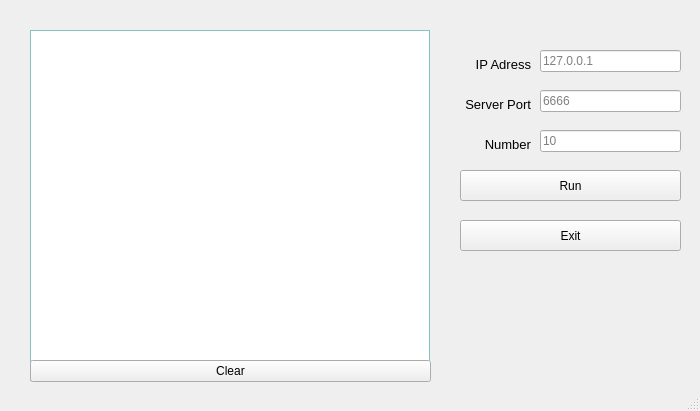
<?xml version="1.0" encoding="UTF-8"?>
<ui version="4.0">
 <class>MainWindow</class>
 <widget class="QMainWindow" name="MainWindow">
  <property name="geometry">
   <rect>
    <x>0</x>
    <y>0</y>
    <width>700</width>
    <height>411</height>
   </rect>
  </property>
  <property name="cursor">
   <cursorShape>ArrowCursor</cursorShape>
  </property>
  <property name="windowTitle">
   <string>MainWindow</string>
  </property>
  <widget class="QWidget" name="centralwidget">
   <widget class="QTextBrowser" name="textBrowser">
    <property name="geometry">
     <rect>
      <x>30</x>
      <y>30</y>
      <width>400</width>
      <height>351</height>
     </rect>
    </property>
    <property name="palette">
     <palette>
      <active>
       <colorrole role="WindowText">
        <brush brushstyle="SolidPattern">
         <color alpha="255">
          <red>0</red>
          <green>0</green>
          <blue>0</blue>
         </color>
        </brush>
       </colorrole>
       <colorrole role="Button">
        <brush brushstyle="SolidPattern">
         <color alpha="255">
          <red>170</red>
          <green>255</green>
          <blue>255</blue>
         </color>
        </brush>
       </colorrole>
       <colorrole role="Light">
        <brush brushstyle="SolidPattern">
         <color alpha="255">
          <red>255</red>
          <green>255</green>
          <blue>255</blue>
         </color>
        </brush>
       </colorrole>
       <colorrole role="Midlight">
        <brush brushstyle="SolidPattern">
         <color alpha="255">
          <red>212</red>
          <green>255</green>
          <blue>255</blue>
         </color>
        </brush>
       </colorrole>
       <colorrole role="Dark">
        <brush brushstyle="SolidPattern">
         <color alpha="255">
          <red>85</red>
          <green>127</green>
          <blue>127</blue>
         </color>
        </brush>
       </colorrole>
       <colorrole role="Mid">
        <brush brushstyle="SolidPattern">
         <color alpha="255">
          <red>113</red>
          <green>170</green>
          <blue>170</blue>
         </color>
        </brush>
       </colorrole>
       <colorrole role="Text">
        <brush brushstyle="SolidPattern">
         <color alpha="255">
          <red>0</red>
          <green>0</green>
          <blue>0</blue>
         </color>
        </brush>
       </colorrole>
       <colorrole role="BrightText">
        <brush brushstyle="SolidPattern">
         <color alpha="255">
          <red>255</red>
          <green>255</green>
          <blue>255</blue>
         </color>
        </brush>
       </colorrole>
       <colorrole role="ButtonText">
        <brush brushstyle="SolidPattern">
         <color alpha="255">
          <red>0</red>
          <green>0</green>
          <blue>0</blue>
         </color>
        </brush>
       </colorrole>
       <colorrole role="Base">
        <brush brushstyle="SolidPattern">
         <color alpha="255">
          <red>255</red>
          <green>255</green>
          <blue>255</blue>
         </color>
        </brush>
       </colorrole>
       <colorrole role="Window">
        <brush brushstyle="SolidPattern">
         <color alpha="255">
          <red>170</red>
          <green>255</green>
          <blue>255</blue>
         </color>
        </brush>
       </colorrole>
       <colorrole role="Shadow">
        <brush brushstyle="SolidPattern">
         <color alpha="255">
          <red>0</red>
          <green>0</green>
          <blue>0</blue>
         </color>
        </brush>
       </colorrole>
       <colorrole role="AlternateBase">
        <brush brushstyle="SolidPattern">
         <color alpha="255">
          <red>212</red>
          <green>255</green>
          <blue>255</blue>
         </color>
        </brush>
       </colorrole>
       <colorrole role="ToolTipBase">
        <brush brushstyle="SolidPattern">
         <color alpha="255">
          <red>255</red>
          <green>255</green>
          <blue>220</blue>
         </color>
        </brush>
       </colorrole>
       <colorrole role="ToolTipText">
        <brush brushstyle="SolidPattern">
         <color alpha="255">
          <red>0</red>
          <green>0</green>
          <blue>0</blue>
         </color>
        </brush>
       </colorrole>
      </active>
      <inactive>
       <colorrole role="WindowText">
        <brush brushstyle="SolidPattern">
         <color alpha="255">
          <red>0</red>
          <green>0</green>
          <blue>0</blue>
         </color>
        </brush>
       </colorrole>
       <colorrole role="Button">
        <brush brushstyle="SolidPattern">
         <color alpha="255">
          <red>170</red>
          <green>255</green>
          <blue>255</blue>
         </color>
        </brush>
       </colorrole>
       <colorrole role="Light">
        <brush brushstyle="SolidPattern">
         <color alpha="255">
          <red>255</red>
          <green>255</green>
          <blue>255</blue>
         </color>
        </brush>
       </colorrole>
       <colorrole role="Midlight">
        <brush brushstyle="SolidPattern">
         <color alpha="255">
          <red>212</red>
          <green>255</green>
          <blue>255</blue>
         </color>
        </brush>
       </colorrole>
       <colorrole role="Dark">
        <brush brushstyle="SolidPattern">
         <color alpha="255">
          <red>85</red>
          <green>127</green>
          <blue>127</blue>
         </color>
        </brush>
       </colorrole>
       <colorrole role="Mid">
        <brush brushstyle="SolidPattern">
         <color alpha="255">
          <red>113</red>
          <green>170</green>
          <blue>170</blue>
         </color>
        </brush>
       </colorrole>
       <colorrole role="Text">
        <brush brushstyle="SolidPattern">
         <color alpha="255">
          <red>0</red>
          <green>0</green>
          <blue>0</blue>
         </color>
        </brush>
       </colorrole>
       <colorrole role="BrightText">
        <brush brushstyle="SolidPattern">
         <color alpha="255">
          <red>255</red>
          <green>255</green>
          <blue>255</blue>
         </color>
        </brush>
       </colorrole>
       <colorrole role="ButtonText">
        <brush brushstyle="SolidPattern">
         <color alpha="255">
          <red>0</red>
          <green>0</green>
          <blue>0</blue>
         </color>
        </brush>
       </colorrole>
       <colorrole role="Base">
        <brush brushstyle="SolidPattern">
         <color alpha="255">
          <red>255</red>
          <green>255</green>
          <blue>255</blue>
         </color>
        </brush>
       </colorrole>
       <colorrole role="Window">
        <brush brushstyle="SolidPattern">
         <color alpha="255">
          <red>170</red>
          <green>255</green>
          <blue>255</blue>
         </color>
        </brush>
       </colorrole>
       <colorrole role="Shadow">
        <brush brushstyle="SolidPattern">
         <color alpha="255">
          <red>0</red>
          <green>0</green>
          <blue>0</blue>
         </color>
        </brush>
       </colorrole>
       <colorrole role="AlternateBase">
        <brush brushstyle="SolidPattern">
         <color alpha="255">
          <red>212</red>
          <green>255</green>
          <blue>255</blue>
         </color>
        </brush>
       </colorrole>
       <colorrole role="ToolTipBase">
        <brush brushstyle="SolidPattern">
         <color alpha="255">
          <red>255</red>
          <green>255</green>
          <blue>220</blue>
         </color>
        </brush>
       </colorrole>
       <colorrole role="ToolTipText">
        <brush brushstyle="SolidPattern">
         <color alpha="255">
          <red>0</red>
          <green>0</green>
          <blue>0</blue>
         </color>
        </brush>
       </colorrole>
      </inactive>
      <disabled>
       <colorrole role="WindowText">
        <brush brushstyle="SolidPattern">
         <color alpha="255">
          <red>85</red>
          <green>127</green>
          <blue>127</blue>
         </color>
        </brush>
       </colorrole>
       <colorrole role="Button">
        <brush brushstyle="SolidPattern">
         <color alpha="255">
          <red>170</red>
          <green>255</green>
          <blue>255</blue>
         </color>
        </brush>
       </colorrole>
       <colorrole role="Light">
        <brush brushstyle="SolidPattern">
         <color alpha="255">
          <red>255</red>
          <green>255</green>
          <blue>255</blue>
         </color>
        </brush>
       </colorrole>
       <colorrole role="Midlight">
        <brush brushstyle="SolidPattern">
         <color alpha="255">
          <red>212</red>
          <green>255</green>
          <blue>255</blue>
         </color>
        </brush>
       </colorrole>
       <colorrole role="Dark">
        <brush brushstyle="SolidPattern">
         <color alpha="255">
          <red>85</red>
          <green>127</green>
          <blue>127</blue>
         </color>
        </brush>
       </colorrole>
       <colorrole role="Mid">
        <brush brushstyle="SolidPattern">
         <color alpha="255">
          <red>113</red>
          <green>170</green>
          <blue>170</blue>
         </color>
        </brush>
       </colorrole>
       <colorrole role="Text">
        <brush brushstyle="SolidPattern">
         <color alpha="255">
          <red>85</red>
          <green>127</green>
          <blue>127</blue>
         </color>
        </brush>
       </colorrole>
       <colorrole role="BrightText">
        <brush brushstyle="SolidPattern">
         <color alpha="255">
          <red>255</red>
          <green>255</green>
          <blue>255</blue>
         </color>
        </brush>
       </colorrole>
       <colorrole role="ButtonText">
        <brush brushstyle="SolidPattern">
         <color alpha="255">
          <red>85</red>
          <green>127</green>
          <blue>127</blue>
         </color>
        </brush>
       </colorrole>
       <colorrole role="Base">
        <brush brushstyle="SolidPattern">
         <color alpha="255">
          <red>170</red>
          <green>255</green>
          <blue>255</blue>
         </color>
        </brush>
       </colorrole>
       <colorrole role="Window">
        <brush brushstyle="SolidPattern">
         <color alpha="255">
          <red>170</red>
          <green>255</green>
          <blue>255</blue>
         </color>
        </brush>
       </colorrole>
       <colorrole role="Shadow">
        <brush brushstyle="SolidPattern">
         <color alpha="255">
          <red>0</red>
          <green>0</green>
          <blue>0</blue>
         </color>
        </brush>
       </colorrole>
       <colorrole role="AlternateBase">
        <brush brushstyle="SolidPattern">
         <color alpha="255">
          <red>170</red>
          <green>255</green>
          <blue>255</blue>
         </color>
        </brush>
       </colorrole>
       <colorrole role="ToolTipBase">
        <brush brushstyle="SolidPattern">
         <color alpha="255">
          <red>255</red>
          <green>255</green>
          <blue>220</blue>
         </color>
        </brush>
       </colorrole>
       <colorrole role="ToolTipText">
        <brush brushstyle="SolidPattern">
         <color alpha="255">
          <red>0</red>
          <green>0</green>
          <blue>0</blue>
         </color>
        </brush>
       </colorrole>
      </disabled>
     </palette>
    </property>
    <property name="frameShadow">
     <enum>QFrame::Sunken</enum>
    </property>
   </widget>
   <widget class="QPushButton" name="btn_Run">
    <property name="geometry">
     <rect>
      <x>460</x>
      <y>170</y>
      <width>221</width>
      <height>31</height>
     </rect>
    </property>
    <property name="text">
     <string>Run</string>
    </property>
    <property name="flat">
     <bool>false</bool>
    </property>
   </widget>
   <widget class="QLineEdit" name="lineEdit_IP_Address">
    <property name="geometry">
     <rect>
      <x>540</x>
      <y>50</y>
      <width>141</width>
      <height>22</height>
     </rect>
    </property>
    <property name="placeholderText">
     <string>127.0.0.1</string>
    </property>
   </widget>
   <widget class="QLabel" name="label_IP_Address">
    <property name="geometry">
     <rect>
      <x>430</x>
      <y>50</y>
      <width>101</width>
      <height>22</height>
     </rect>
    </property>
    <property name="font">
     <font>
      <family>Arial</family>
      <pointsize>10</pointsize>
      <weight>50</weight>
      <bold>false</bold>
     </font>
    </property>
    <property name="text">
     <string>IP Adress</string>
    </property>
    <property name="alignment">
     <set>Qt::AlignBottom|Qt::AlignRight|Qt::AlignTrailing</set>
    </property>
   </widget>
   <widget class="QLabel" name="label_Number">
    <property name="geometry">
     <rect>
      <x>430</x>
      <y>130</y>
      <width>101</width>
      <height>22</height>
     </rect>
    </property>
    <property name="font">
     <font>
      <family>Arial</family>
      <pointsize>10</pointsize>
      <weight>50</weight>
      <bold>false</bold>
     </font>
    </property>
    <property name="text">
     <string>Number</string>
    </property>
    <property name="alignment">
     <set>Qt::AlignBottom|Qt::AlignRight|Qt::AlignTrailing</set>
    </property>
   </widget>
   <widget class="QLineEdit" name="lineEdit_Number">
    <property name="geometry">
     <rect>
      <x>540</x>
      <y>130</y>
      <width>141</width>
      <height>22</height>
     </rect>
    </property>
    <property name="text">
     <string/>
    </property>
    <property name="placeholderText">
     <string>10</string>
    </property>
   </widget>
   <widget class="QLineEdit" name="lineEdit_Server_Port">
    <property name="geometry">
     <rect>
      <x>540</x>
      <y>90</y>
      <width>141</width>
      <height>22</height>
     </rect>
    </property>
    <property name="text">
     <string/>
    </property>
    <property name="placeholderText">
     <string>6666</string>
    </property>
   </widget>
   <widget class="QLabel" name="label_Server_Port">
    <property name="geometry">
     <rect>
      <x>430</x>
      <y>90</y>
      <width>101</width>
      <height>22</height>
     </rect>
    </property>
    <property name="font">
     <font>
      <family>Arial</family>
      <pointsize>10</pointsize>
      <weight>50</weight>
      <bold>false</bold>
     </font>
    </property>
    <property name="text">
     <string>Server Port</string>
    </property>
    <property name="alignment">
     <set>Qt::AlignBottom|Qt::AlignRight|Qt::AlignTrailing</set>
    </property>
   </widget>
   <widget class="QPushButton" name="btn_Clear">
    <property name="geometry">
     <rect>
      <x>30</x>
      <y>360</y>
      <width>401</width>
      <height>22</height>
     </rect>
    </property>
    <property name="text">
     <string>Clear</string>
    </property>
   </widget>
   <widget class="QPushButton" name="btn_Exit">
    <property name="geometry">
     <rect>
      <x>460</x>
      <y>220</y>
      <width>221</width>
      <height>31</height>
     </rect>
    </property>
    <property name="text">
     <string>Exit</string>
    </property>
    <property name="flat">
     <bool>false</bool>
    </property>
   </widget>
  </widget>
  <widget class="QStatusBar" name="statusbar"/>
 </widget>
 <resources/>
 <connections/>
</ui>
